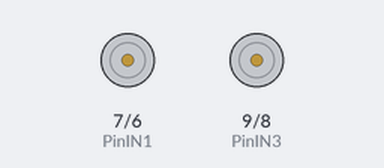
Bench run of a sketch on a simulated Arduino Uno, built with avr-gcc and run on an emulated ATmega328P. On the bench: motor-driver pin pairs drawn as motors (green arrow = first pin HIGH = forward, orange = second pin HIGH = backward, longer = more drive).

Above: at 0.05 s.
Timing chart, 0 to 3.0 s (numbered marks = the images above):
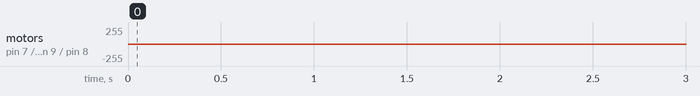

The sketch:

Pruebas.ino
```cpp
/*Declaracion e inicializacion de variables*/
/*Temporizador*/
bool encendido = false;
/*MOTORES*/
//Motor Izquierdo
int PinIN1 = 7;
int PinIN2 = 6;
//Motor Derecho
int PinIN3 = 9;
int PinIN4 = 8;


void setup()
{
  Serial.begin(9600);//Inicializar la comunicación serial
  // configuramos los pines como salida
  pinMode(PinIN1, OUTPUT);
  pinMode(PinIN2, OUTPUT);
  // configuramos los pines como salida
  pinMode(PinIN3, OUTPUT);
  pinMode(PinIN4, OUTPUT);
}

void adelante(){
  digitalWrite (PinIN1, HIGH);
  digitalWrite (PinIN2, LOW);

  digitalWrite (PinIN4, HIGH);
  digitalWrite (PinIN3, LOW);
}

void atras(){
  digitalWrite (PinIN1, LOW);
  digitalWrite (PinIN2, HIGH);

  digitalWrite (PinIN4, LOW);
  digitalWrite (PinIN3, HIGH);
}


void izquierda(){
  digitalWrite (PinIN1, LOW);
  digitalWrite (PinIN2, HIGH);
  digitalWrite (PinIN4, HIGH);
  digitalWrite (PinIN3, LOW);
}

void derecha(){
  digitalWrite (PinIN1, HIGH);
  digitalWrite (PinIN2, LOW);
  digitalWrite (PinIN4, LOW);
  digitalWrite (PinIN3, HIGH);
}

void loop() {
  if(encendido==false){
    delay(5000);
    encendido=true;
  }
  //adelante();
  //delay(500);
  //atras();
  //delay(800);
  izquierda();
  delay(400);
  derecha();
  delay(400);
}
```

Measured:
- by itself, motor on pin 7 (PinIN1) / pin 6 (PinIN2), motor on pin 9 (PinIN3) / pin 8 (PinIN4): stopped → backward 255/255 at 5.0 s, → forward 255/255 0.40 s later, → backward 255/255 0.40 s later, → forward 255/255 0.40 s later, … (313 changes in this stretch)
